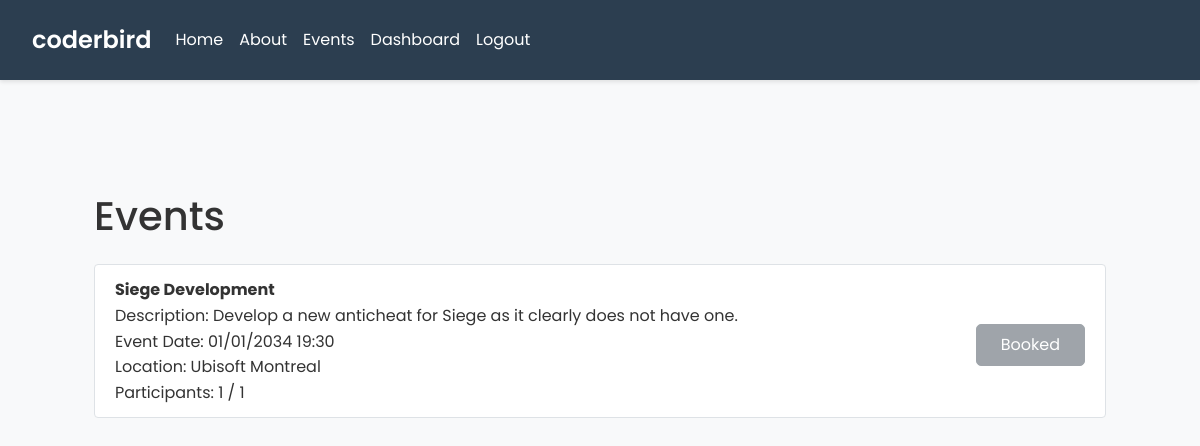
/events (signed in), run on the app's committed database.
### tables this page shows
CREATE TABLE `events` (`created` TEXT DEFAULT (strftime('%Y-%m-%d %H:%M:%fZ')) NOT NULL, `desc` TEXT DEFAULT '' NOT NULL, `event_date` TEXT DEFAULT '' NOT NULL, `id` TEXT PRIMARY KEY DEFAULT ('r'||lower(hex(randomblob(7)))) NOT NULL, `location` TEXT DEFAULT '' NOT NULL, `max_participants` NUMERIC DEFAULT 0 NOT NULL, `title` TEXT DEFAULT '' NOT NULL, `updated` TEXT DEFAULT (strftime('%Y-%m-%d %H:%M:%fZ')) NOT NULL, "participants" NUMERIC DEFAULT 0 NOT NULL);

### main.py (the view)
@app.route('/events')
def events():
    conn = get_db_connection()
    events = conn.execute('''
        SELECT events.*, COUNT(bookings.id) as participants
        FROM events
        LEFT JOIN bookings ON events.id = bookings.eventID
        GROUP BY events.id
    ''').fetchall()
    bookings = []
    if is_logged_in():
        cursor = conn.cursor()
        cursor.execute('SELECT eventID FROM bookings WHERE userID = ?', (session['user_id'],))
        bookings = [booking['eventID'] for booking in cursor.fetchall()]
    conn.close()
    e = []
    for event in events:
        event_dict = dict(event)
        event_dict['event_date'] = datetime.strptime(event['event_date'], "%Y-%m-%d %H:%M:%S.000Z").strftime("%d/%m/%Y %H:%M")
        e.append(event_dict)
    return render_template('events.html', is_logged_in=is_logged_in, is_admin=is_admin, events=e, bookings=bookings)

### main.py (called while the page is built)
def is_logged_in():
    return 'user_id' in session

def is_admin():
    if not is_logged_in():
        pass
    else:
        conn = get_db_connection()
        cursor = conn.cursor()
        cursor.execute('SELECT * FROM users WHERE email = ?', (session['email'],))
        user = cursor.fetchone()
        close_db_connection(conn)
        return user['admin']

def get_db_connection():
    conn = sqlite3.connect(r'pb_data\data.db')
    conn.row_factory = sqlite3.Row
    return conn

def close_db_connection(conn):
    conn.close()

### templates/events.html (shortened to what this page needs)
{% extends 'base.html' %}
{% block content %}
<div class="container">
    <h1 class="mt-5">Events</h1>
    <ul class="list-group mt-4">
        {% for event in events %}
            <li class="list-group-item">
                <div class="event-outline d-flex justify-content-between align-items-center">
                    <div>
                        <strong>{{ event['title'] }}</strong><br>
                        Description: {{ event['desc'] }}<br>
                        Event Date: {{ event['event_date'] }}<br>
                        Location: {{ event['location'] }}<br>
                        Participants: {{ event['participants'] }} / {{ event['max_participants'] }}<br>
                    </div>
                    <div>
                        {% if event['id'] in bookings %}
                            <button class="btn btn-secondary mt-2" disabled>Booked</button>
                        {% elif event['participants'] >= event['max_participants'] %}
                            <form method="POST" action="{{ url_for('create_booking', event_id=event['id']) }}">
                                <input type="hidden" name="action" value="join_waiting_list">
                                <button type="submit" class="btn btn-warning mt-2">Join Waiting List</button>
                            </form>
                        {% else %}
                            <form method="POST" action="{{ url_for('create_booking', event_id=event['id']) }}">
                                <input type="hidden" name="action" value="book_event">
                                <button type="submit" class="btn btn-primary mt-2">Book</button>
                            </form>
                        {% endif %}
                    </div>
                </div>
            </li>
        {% endfor %}
    </ul>
</div>
{% endblock %}

### static/styles.css (style rules this page uses)
body { font-family: 'Poppins', sans-serif; line-height: 1.6; background-color: #f8f9fa; color: #333; }
.container { padding: 2rem; }
.list-group-item { border-radius: 8px; margin-bottom: 1rem; border: 1px solid #dee2e6; transition: transform 0.2s ease, box-shadow 0.2s ease; }
.btn { padding: 0.5rem 1.5rem; border-radius: 5px; transition: all 0.3s ease; }

### data on the page
events: title "Siege Development", desc "Develop a new anticheat for Siege as it clearly does not have one.", event_date "01/01/2034 19:30", location "Ubisoft Montreal", participants "1", max_participants "1", shows "Booked"
